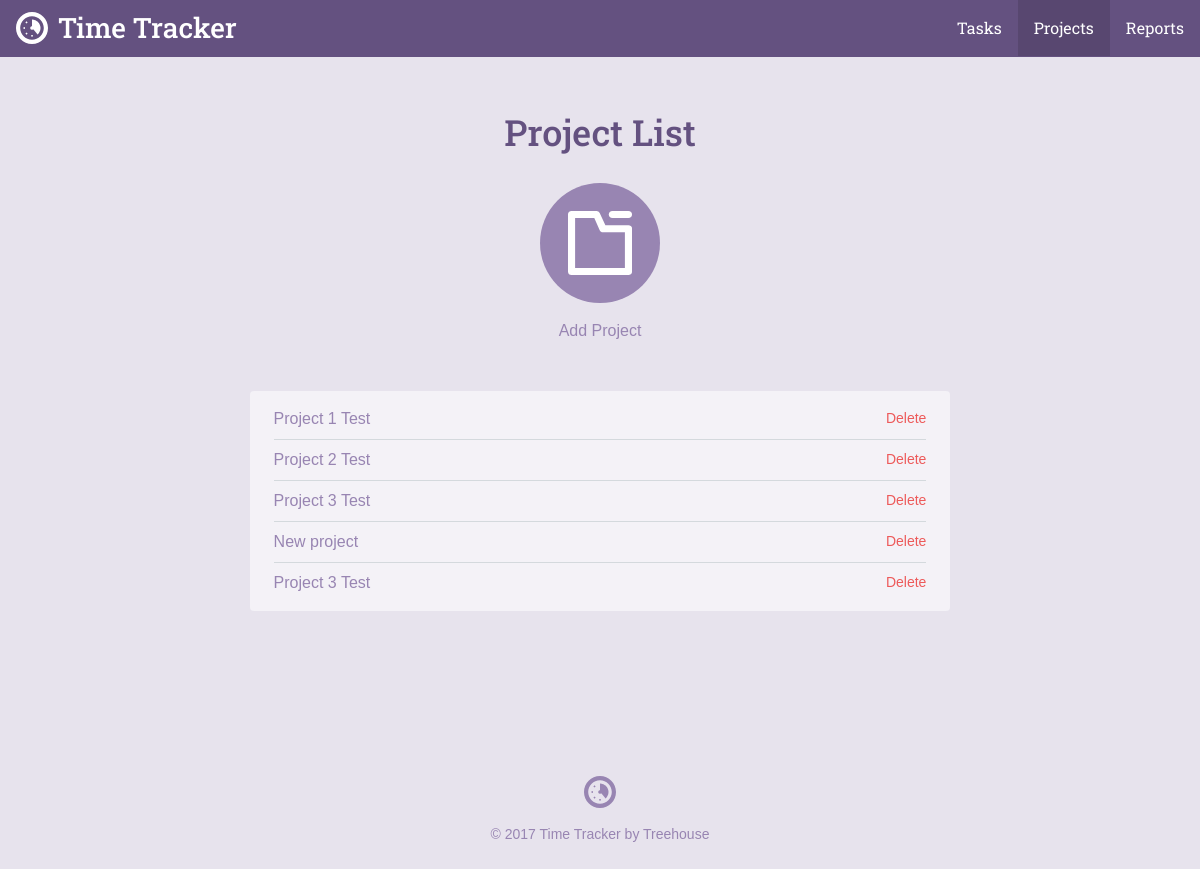
The app's page /project_list.php, older data.
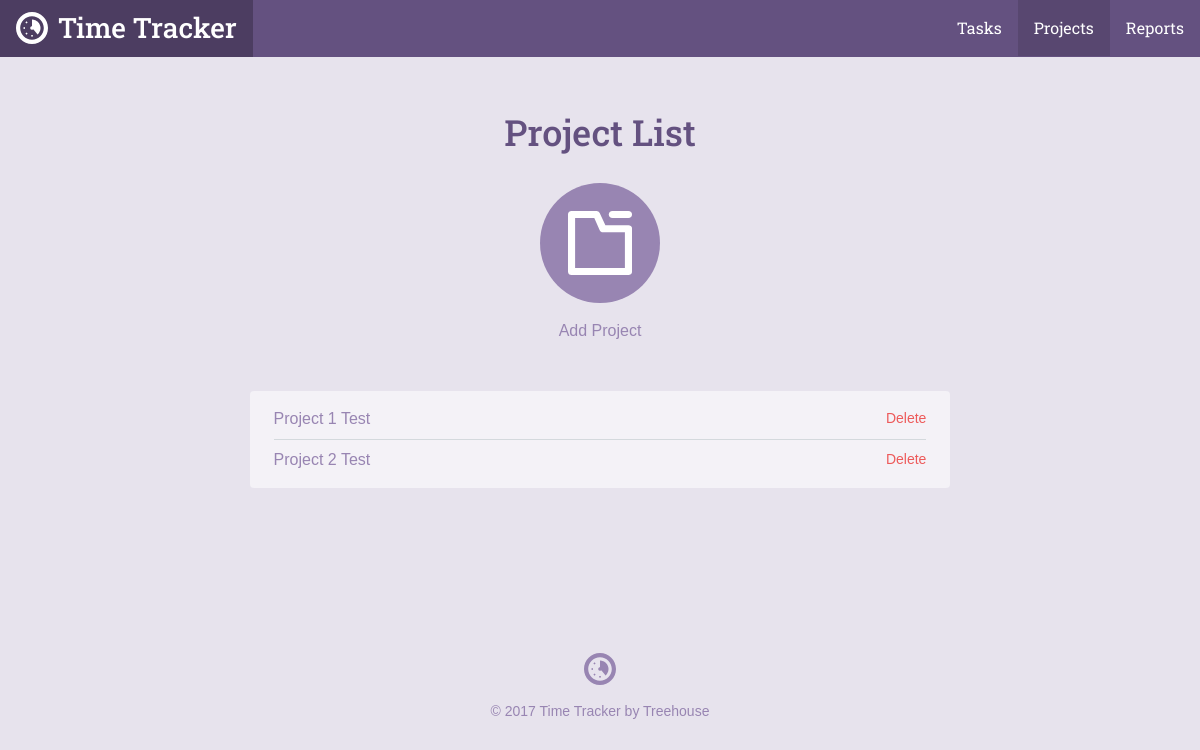
The same page, newer data.
### tables this page shows
CREATE TABLE `projects` (
	`project_id`	INTEGER PRIMARY KEY AUTOINCREMENT,
	`title`	TEXT NOT NULL,
	`category`	TEXT NOT NULL
);

### inc/functions.php (called while the page is built, shortened)
<?php
function get_project_list(){
	include 'connection.php';
	try{
		return $db->query("
			SELECT project_id,title,category
			FROM projects");
	}catch(Exception $e){
		echo "Error: " . $e->getMessage() . "</br>";
		return array();
	}
}

### project_list.php (the view, shortened to what this page needs)
<?php
require 'inc/functions.php';
include 'inc/header.php';
?>
<div class="section catalog random">
    <div class="col-container page-container">
        <div class="col col-70-md col-60-lg col-center">
            <h1 class="actions-header">Project List</h1>
            <div class="actions-item">
                <a class="actions-link" href="project.php">
                <span class="actions-icon">
                  <svg viewbox="0 0 64 64"><use xlink:href="#project_icon"></use></svg>
                </span>
                Add Project
                </a>
            </div>
            <div class="form-container">
                <ul class="items">
               <?php
                    foreach(get_project_list() as $item){
                        echo "<li><a href='project.php?id=". $item['project_id'] . "'>". $item['title'] . "</a>";
                        echo "<form method='post' action='project_list.php' onsubmit=\" return confirm('Are you sure you
                        want to delete this project?'); \" > \n";
                        echo "<input type='submit' class='button--delete' value='Delete' />\n";
                        echo "</li>";
                    }
                ?>
                </ul>
            </div>
        </div>
    </div>
</div>
<?php include("inc/footer.php"); ?>

Row changes from the older to the newer data that the page shows:
removed projects: title "Project 3 Test"
removed projects: title "New project"
removed projects: title "Project 3 Test"
